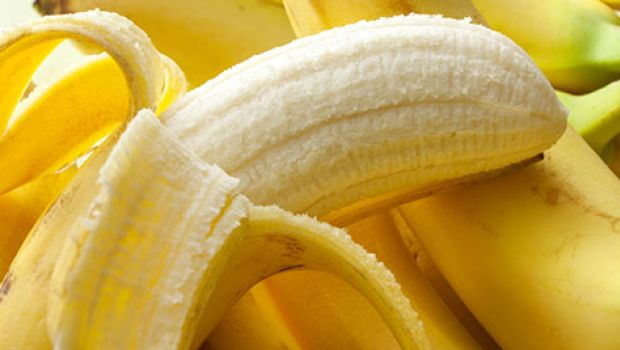
//> input picture opencv/cpp/sample/banana-peel_620x350_71497523358.jpg, 620 x 350 px, given in place of the camera
$ ./mocap1   (built with g++ and OpenCV 4)
//> lines starting //> are read from the running program, lines starting //| are printed output that depends on the picture; after the words box and inside, x2 and y2 are one past the last pixel; in counts of white or black regions, pixels touching at a corner belong together
### opencv/cpp/cap_open.h
//-------------------------------------------------------------------------------------------
/*! \file    cap_open.h
    \brief   Opening a camera device or stream.
    \author  Akihiko Yamaguchi, info@akihikoy.net
    \version 0.1
    \date    Feb.08, 2017
*/
//-------------------------------------------------------------------------------------------
#ifndef cap_open_h
#define cap_open_h
//-------------------------------------------------------------------------------------------
#include <opencv2/core/core.hpp>
#include <opencv2/highgui/highgui.hpp>
#include <iostream>
#include <cstdlib>  // strtol, atol
//-------------------------------------------------------------------------------------------
// namespace loco_rabbits
// {
//-------------------------------------------------------------------------------------------

inline bool IsInt(const std::string &s)
{
  if(s.empty() || std::isspace(s[0]))  return false;
  char *p;
  strtol(s.c_str(), &p, 10);
  return (*p == 0);
}
//-------------------------------------------------------------------------------------------

inline int ToInt(const std::string &s)
{
  return atol(s.c_str());
}
//-------------------------------------------------------------------------------------------

cv::VideoCapture CapOpen(const std::string &src, int width=0, int height=0, const std::string &fourcc="")
{
  cv::VideoCapture cap;
  if(IsInt(src))
  {
    int dev_id= ToInt(src);
    cap.open(dev_id); cap.release();  // Trick of robust open
    cap.open(dev_id);
  }
  else
  {
    cap.open(src);
  }
  if(!cap.isOpened())
  {
    std::cerr<<"Failed to open camera: "<<src<<std::endl;
    return cap;
  }
  std::cerr<<"Opened camera: "<<src<<std::endl;
  if(fourcc.size()>0)  cap.set(cv::CAP_PROP_FOURCC,cv::VideoWriter::fourcc(fourcc[0],fourcc[1],fourcc[2],fourcc[3]));
  if(width!=0)   cap.set(cv::CAP_PROP_FRAME_WIDTH, width);
  if(height!=0)  cap.set(cv::CAP_PROP_FRAME_HEIGHT, height);
  return cap;
}
//-------------------------------------------------------------------------------------------

struct TCapture
{
  cv::VideoCapture C;
  std::string DevID;  // Video device ID (int) or Video/stream path (string
  int CapWidth;
  int CapHeight;
  std::string PixelFormat;

  // [32 lines left out: functions Open, Reopen, WaitReopen, Read, not called in this run]
  TCapture& operator>>(cv::Mat &frame)
    {
      Read(frame);
      return *this;
    }
};
//-------------------------------------------------------------------------------------------


//-------------------------------------------------------------------------------------------
// }  // end of loco_rabbits
//-------------------------------------------------------------------------------------------
#endif // cap_open_h
//-------------------------------------------------------------------------------------------

### opencv/cpp/mocap1.cpp
//-------------------------------------------------------------------------------------------
/*! \file    mocap1.cpp
    \brief   Color-based motion capture (tracking single object).
    \author  Akihiko Yamaguchi, info@akihikoy.net
    \version 0.1
    \date    Feb.28, 2017

g++ -g -Wall -O2 -o mocap1.out mocap1.cpp -lopencv_imgproc -lopencv_core -lopencv_highgui -lopencv_videoio -I/usr/include/opencv4
*/
//-------------------------------------------------------------------------------------------
#include <opencv2/core/core.hpp>
#include <opencv2/imgproc/imgproc.hpp>
#include <opencv2/highgui/highgui.hpp>
#include <iostream>
#include <stdio.h>
#include <iomanip>
#include <sstream>
#include <cstdio>
#include <ctime>  // clock_gettime
#include <sys/time.h>  // gettimeofday
#include "cap_open.h"
//-------------------------------------------------------------------------------------------

// Find the largest contour and return info. bin_src should be a binary image.
// WARNING: bin_src is modified.
cv::Moments FindLargestContour(const cv::Mat &bin_src)
{
  std::vector<std::vector<cv::Point> > contours;
  cv::findContours(bin_src,contours,cv::RETR_EXTERNAL,cv::CHAIN_APPROX_SIMPLE);
  if(contours.size()==0)  return cv::Moments();
  double a(0.0),a_max(0.0), i_max(0);
  for(int i(0),i_end(contours.size()); i<i_end; ++i)
  {
    a= cv::contourArea(contours[i],false);
    if(a>a_max)  {a_max= a;  i_max= i;}
  }
  return cv::moments(contours[i_max]);
}
//-------------------------------------------------------------------------------------------

inline long long GetCurrentTime(void)
{
  timespec start;
  clock_gettime(CLOCK_REALTIME, &start);
  long long t(start.tv_sec*1e9);
  t+= start.tv_nsec;
  return t;
  // [5 lines of commented-out code are left out]
}
//-------------------------------------------------------------------------------------------

int H(0), S(0), V(0);

void OnMouse(int event, int x, int y, int flags, void *data)
{
  if(event == cv::EVENT_LBUTTONDOWN)
  {
    cv::Mat &frame(*reinterpret_cast<cv::Mat*>(data));
    const cv::Vec3b &p(frame.at<cv::Vec3b>(y,x));
    H= p[0]; S= p[1]; V= p[2];
  }
}

int main(int argc, char**argv)
{
  cv::VideoCapture cap;
  if(argc>=2)  cap= CapOpen(argv[1], /*width=*/0, /*height=*/0);
  else         cap= CapOpen("0", /*width=*/0, /*height=*/0);
  if(!cap.isOpened())  return -1;

  cv::Mat src, hsv, obj;

  cv::namedWindow("camera", 1);
  cv::setMouseCallback("camera", OnMouse, &hsv);
  int dh(30), ds(30), dv(30);
  cv::createTrackbar("dh", "camera", &dh, 100, NULL);
  cv::createTrackbar("ds", "camera", &ds, 100, NULL);
  cv::createTrackbar("dv", "camera", &dv, 100, NULL);

  while(1)
  {
    cap >> src;
//> src is the input picture: 350 rows x 620 cols, CV_8UC3; mean B, G, R 71.8, 164.8, 199.4

    // cv::cvtColor(src, hsv, cv::COLOR_BGR2HSV);
    src.copyTo(hsv);
    cv::inRange(hsv, cv::Scalar(H-dh,S-ds,V-dv), cv::Scalar(H+dh,S+ds,V+dv), obj);
//> obj: 350 rows x 620 cols, CV_8UC1; every value is 0

    // cv::Moments mu= cv::moments(obj, /*binaryImage=*/true);
    cv::Moments mu= FindLargestContour(obj);
//> in FindLargestContour, `cv::findContours(bin_src,contours,cv::RETR_EXTERNAL,cv::CHAIN_APPROX_S..`: contours = 0 contours
//> mu = moments, m00 0

    cv::Mat img_disp;
    img_disp= 0.3*src;
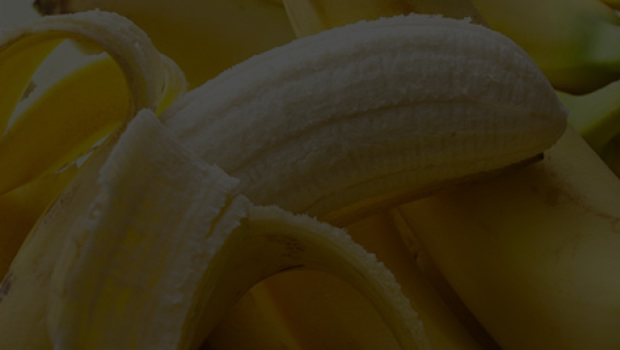
//> img_disp: 350 rows x 620 cols, CV_8UC3; mean B, G, R 21.6, 49.5, 59.8
    cv::Mat detecteds[3]= {255.0*obj,0.0*obj,0.0*obj}, detectedc;
    cv::merge(detecteds,3,detectedc);
//> detectedc: 350 rows x 620 cols, CV_8UC3; every value is 0
//> the left mouse button is pressed and released at (310, 175)
//> `cv::inRange(hsv, cv::Scalar(H-dh,S-ds,V-dv), cv::Scalar(H+dh,S+ds,V+dv..`:
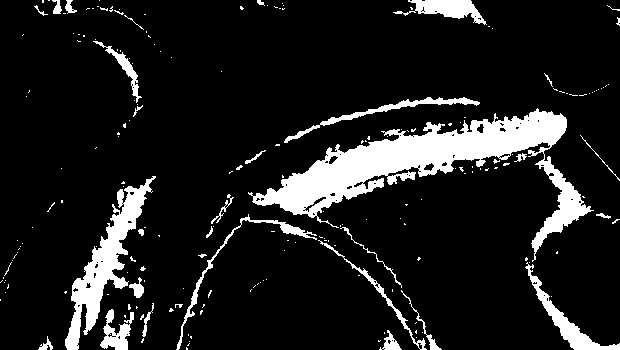
//> obj: 350 rows x 620 cols, CV_8UC1; 11.8% white; 203 white regions (173 under 20 px)
//> in FindLargestContour (call 2), `cv::findContours(bin_src,contours,cv::RETR_EXTERNAL,cv::CHAIN_APPROX_S..`: contours = 203 contours, 181 with area under 20; largest, box (x1, y1, x2, y2) and area: (248, 108, 594, 262) 12988, (65, 176, 156, 350) 3801, (525, 262, 620, 350) 1162, (393, 0, 487, 25) 938, (284, 97, 480, 143) 752
//> the loop in FindLargestContour (call 2), `for(int i(0),i_end(contours.size()); i<i_end; ++i)` made 203 passes
//> (a, a_max) on passes 1, 5, 8, 13, 18, 51, 100, 135: (1.5, 1.5), (3.5, 3.5), (53, 53), (165, 165), (591, 591), (1161.5, 1161.5), (3801, 3801), (12987.5, 12987.5)
//> a on passes 2, 3, 4, 6, 7, 9: 0.5, 0, 0.5, 0, 1.5, 0
//> `cv::Moments mu= FindLargestContour(obj);`: mu = moments, m00 12987.5, centre m10/m00, m01/m00 = (427.4, 164.8)
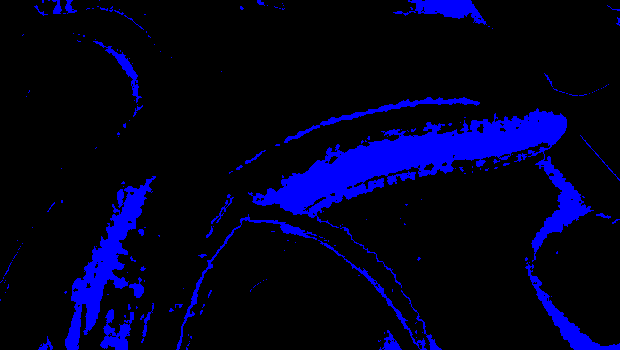
//> detectedc: 350 rows x 620 cols, CV_8UC3; mean B, G, R 30, 0, 0
    img_disp+= detectedc;

    if(mu.m00>0.0)
    {
      cv::Point2f center(mu.m10/mu.m00, mu.m01/mu.m00);
//> center = Point(427.4, 164.8)
      float angle= 0.5 * std::atan2(2.0*mu.mu11/mu.m00, (mu.mu20/mu.m00 - mu.mu02/mu.m00));
//> angle = -0.0993
      std::cout<<GetCurrentTime()<<"  "<<mu.m00<<"  "<<angle/**180.0/M_PI*/<<"  "<<center.x<<" "<<center.y<<std::endl;
      cv::line(img_disp,
            center-50.0*cv::Point2f(std::cos(angle),std::sin(angle)),
            center+50.0*cv::Point2f(std::cos(angle),std::sin(angle)),
            cv::Scalar(0,0,255,128),10,8,0);
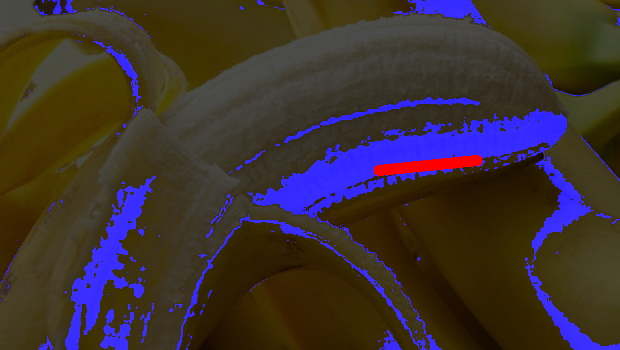
//> img_disp: 350 rows x 620 cols, CV_8UC3; mean B, G, R 49, 49.2, 60.9
    }

    imshow("camera", img_disp);
    char c(cv::waitKey(10));
//> the 'q' key is pressed
    if(c=='\x1b'||c=='q') break;
  }

  return 0;
}
//-------------------------------------------------------------------------------------------

$ run again, on opencv/cpp/sample/containers.png
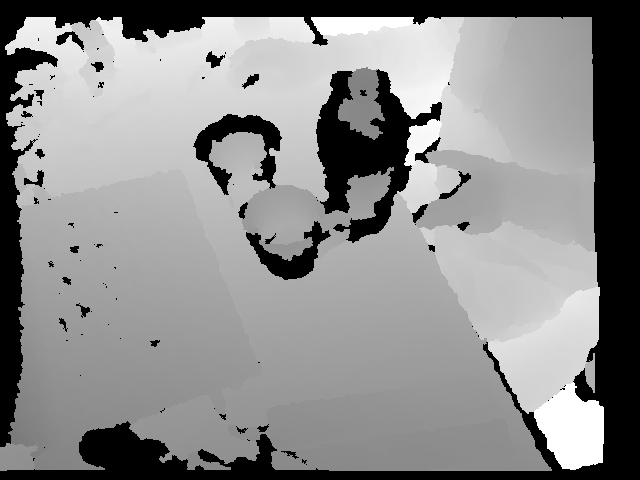
//> input picture opencv/cpp/sample/containers.png, 640 x 480 px, given in place of the camera
//> src is the input picture: 480 rows x 640 cols, CV_8UC3; min 0, max 255, mean 139.5
//> `cv::inRange(hsv, cv::Scalar(H-dh,S-ds,V-dv), cv::Scalar(H+dh,S+ds,V+dv..`:
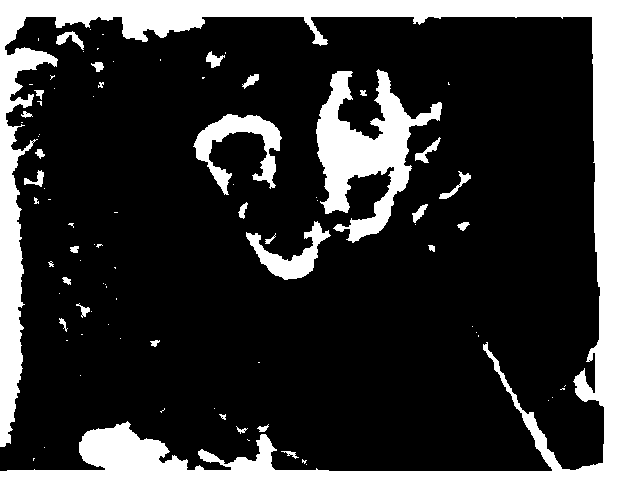
//> obj: 480 rows x 640 cols, CV_8UC1; 22.4% white; 88 white regions (56 under 20 px)
//> contours = 88 contours, 61 with area under 20; largest, box (x1, y1, x2, y2) and area: (0, 0, 640, 480) 50607, (316, 69, 442, 243) 8349, (193, 114, 282, 195) 2376, (246, 221, 331, 280) 1548, (56, 31, 84, 50) 172
//> the loop in FindLargestContour, `for(int i(0),i_end(contours.size()); i<i_end; ++i)` made 88 passes
//> (a, a_max) on passes 2, 4, 8, 28, 46, 63, 76, 88: (5.5, 5.5), (31, 31), (34.5, 34.5), (54.5, 54.5), (1548, 1548), (2376, 2376), (8349, 8349), (50607, 50607)
//> after the loop in FindLargestContour, `for(int i(0),i_end(contours.size()); i<i_end; ++i)`: a_max = 50607; i_max = 87
//> mu = moments, m00 50607, centre m10/m00, m01/m00 = (373.1, 227.8)
//> center = Point(373.1, 227.8)
//> angle = 0.00706
//> `cv::line(img_disp, center-50.0*cv::Point2f(std::cos(angle),std::sin(an..`:
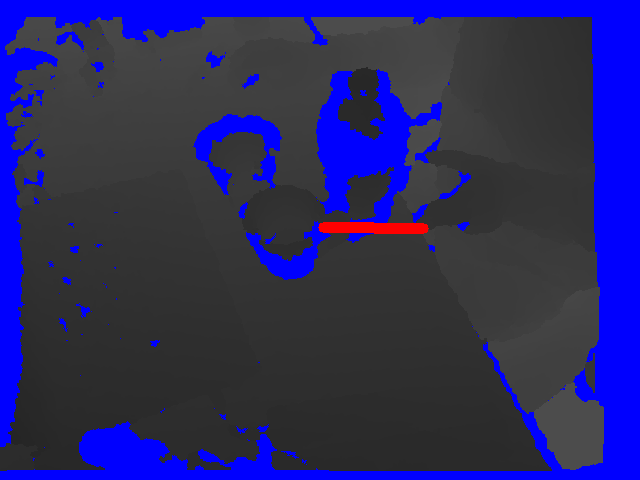
//> img_disp: 480 rows x 640 cols, CV_8UC3; mean B, G, R 98.4, 41.7, 42.7
//> the loop in FindLargestContour (call 2), `for(int i(0),i_end(contours.size()); i<i_end; ++i)` made 88 passes
